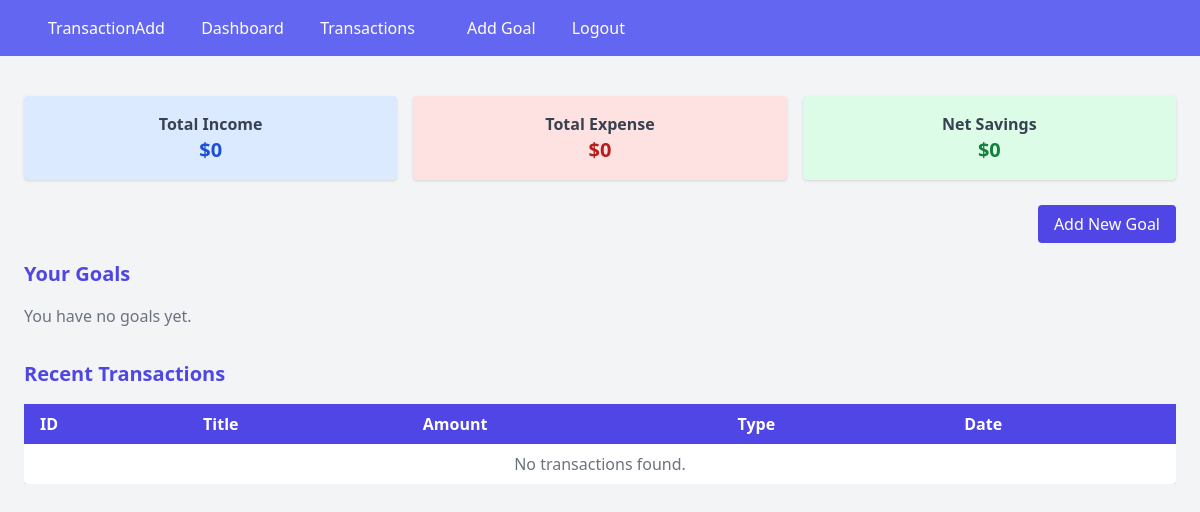
Before: /finance/dashboard (signed in) with the older database file.
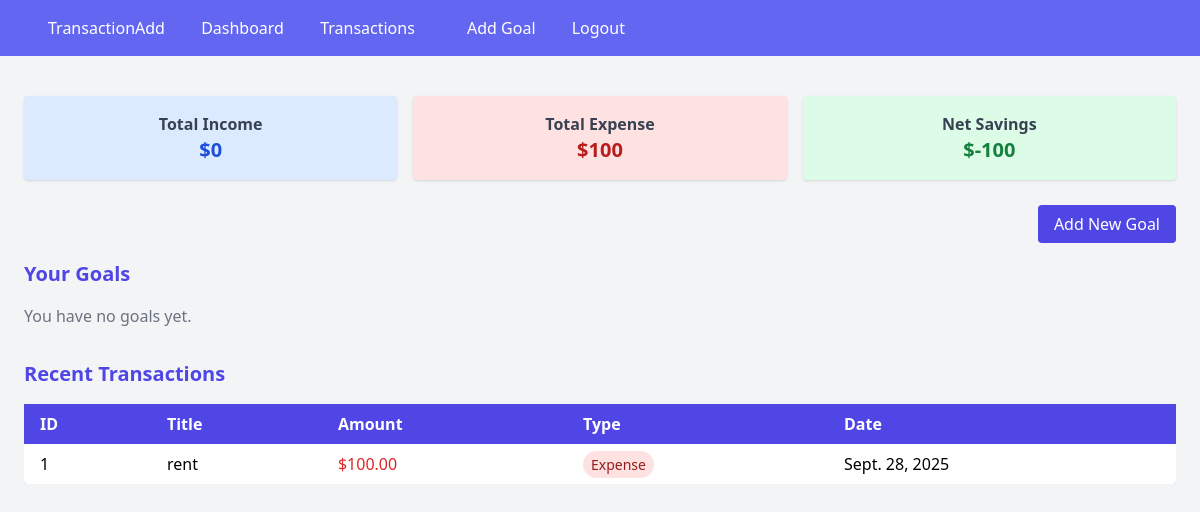
After: the same page with the newer database file.
### finance/models.py (models this page shows, shortened)
class Transaction(models.Model):
    Transaction_Types = [
        ('Income', 'Income'),
        ('Expense', 'Expense')
    ]
    user = models.ForeignKey(User, on_delete=models.CASCADE)
    title = models.CharField(max_length=250)
    amount = models.DecimalField(max_digits=10, decimal_places=2)
    transaction_type = models.CharField(max_length=10, choices=Transaction_Types)
    date = models.DateField()
    category = models.CharField(max_length=100)

### finance/views.py (the view, shortened to what this page needs)
# urls.py: path('dashboard', DashboardView.as_view(), name="dashboard"),
class DashboardView(LoginRequiredMixin,View):
    def get(self,request, *args, **kwargs):
        transactions = Transaction.objects.filter(user=request.user)
        goals = Goal.objects.filter(user=request.user)
        total_income = Transaction.objects.filter(user=request.user, transaction_type='Income')\
                .aggregate(Sum('amount'))['amount__sum'] or 0
        total_expense = Transaction.objects.filter(user=request.user, transaction_type='Expense')\
                .aggregate(Sum('amount'))['amount__sum'] or 0
        net_saving = total_income - total_expense
        remaining_saving = net_saving
        goal_progress = []
        context = {
            'transactions':transactions,
            'total_income':total_income,
            'total_expense':total_expense,
            'net_saving':net_saving,
            'goal_progress':goal_progress
        }
        return render(request, 'finance/dashboard.html', context)

### finance/templates/finance/dashboard.html (shortened to what this page needs)
{% extends "finance/base.html" %}
{% block content %}
<div class="max-w-6xl mx-auto mt-10">
  <div class="grid grid-cols-1 md:grid-cols-3 gap-4 mb-8">
    <div class="bg-blue-100 p-4 rounded shadow text-center">
      <h2 class="text-gray-700 font-semibold">Total Income</h2>
      <p class="text-xl font-bold text-blue-700">${{ total_income }}</p>
    </div>
    <div class="bg-red-100 p-4 rounded shadow text-center">
      <h2 class="text-gray-700 font-semibold">Total Expense</h2>
      <p class="text-xl font-bold text-red-700">${{ total_expense }}</p>
    </div>
    <div class="bg-green-100 p-4 rounded shadow text-center">
      <h2 class="text-gray-700 font-semibold">Net Savings</h2>
      <p class="text-xl font-bold text-green-700">${{ net_saving }}</p>
    </div>
  </div>
  <div class="mb-6 text-right">
    <a href="{% url 'add-goal' %}"
       class="bg-indigo-600 text-white px-4 py-2 rounded hover:bg-indigo-700 transition">
       Add New Goal
    </a>
  </div>
  <div>
    <h2 class="text-xl font-bold mb-4 text-indigo-600">Your Goals</h2>
    {% if goal_progress %}
      {% for g in goal_progress %}
      <div class="mb-4">
        <div class="flex justify-between mb-1">
          <span class="font-medium text-gray-700">{{ g.goal.name }}</span>
          <span class="text-sm text-gray-600">{{ g.progress|floatformat:0 }}%</span>
        </div>
        <div class="w-full bg-gray-200 rounded h-4">
          <div class="bg-indigo-600 h-4 rounded"></div>
        </div>
      </div>
      {% endfor %}
    {% else %}
      <p class="text-gray-500">You have no goals yet.</p>
    {% endif %}
  </div>
  <div class="mt-8">
    <h2 class="text-xl font-bold mb-4 text-indigo-600">Recent Transactions</h2>
    <div class="overflow-x-auto">
      <table class="min-w-full bg-white rounded shadow">
        <thead class="bg-indigo-600 text-white">
          <tr>
            <th class="px-4 py-2 text-left">ID</th>
            <th class="px-4 py-2 text-left">Title</th>
            <th class="px-4 py-2 text-left">Amount</th>
            <th class="px-4 py-2 text-left">Type</th>
            <th class="px-4 py-2 text-left">Date</th>
          </tr>
        </thead>
        <tbody class="divide-y divide-gray-200">
          {% for t in transactions %}
          <tr class="hover:bg-gray-100">
            <td class="px-4 py-2">{{ t.id }}</td>
            <td class="px-4 py-2">{{ t.title }}</td>
            <td class="px-4 py-2 {% if t.transaction_type == 'Income' %}text-blue-700{% else %}text-red-600{% endif %}">
              ${{ t.amount }}
            </td>
            <td class="px-4 py-2">
              <span class="px-2 py-1 rounded-full text-sm {% if t.transaction_type == 'Income' %}bg-blue-100 text-blue-800{% else %}bg-red-100 text-red-800{% endif %}">
                {{ t.transaction_type }}
              </span>
            </td>
            <td class="px-4 py-2">{{ t.date }}</td>
          </tr>
          {% empty %}
          <tr>
            <td colspan="5" class="px-4 py-2 text-center text-gray-500">No transactions found.</td>
          </tr>
          {% endfor %}
        </tbody>
      </table>
    </div>
  </div>
</div>
{% endblock content %}

Changed rows visible on the page:
added Transaction: id "1", title "rent", amount "100.00", transaction_type "Expense", date "Sept. 28, 2025"
Other visible differences:
{{ total_expense }}: "0" → "100"
{{ net_saving }}: "0" → "-100"
text no longer shown: "No transactions found."
